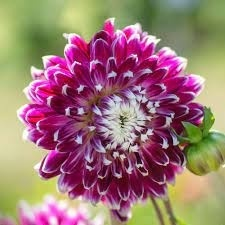
#> input picture Assets/flower.jpg, 225 x 225 px
$ python cv_edge_detection.py
#> lines starting #> are read from the running program, lines starting #| are printed output that depends on the picture; after the words box and inside, x2 and y2 are one past the last pixel; in counts of white or black regions, pixels touching at a corner belong together
# imports
import cv2

# import flower image
image = cv2.imread('../Assets/flower.jpg')
#> image is the input picture: shape (225, 225, 3); mean B, G, R 115.9, 120.6, 156.8

# show image
cv2.imshow('flower',image)

# show image in grayscale
image = cv2.cvtColor(image,cv2.COLOR_BGR2GRAY)
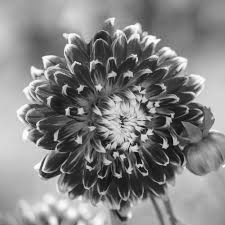
#> image: shape (225, 225); min 6, max 255, mean 130.9
cv2.imshow('flower_grayscale',image)

# write image
cv2.imwrite('../Assets/edges_flower.jpg',cv2.Canny(image,200,300))
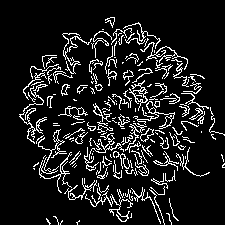
#> saved as edges_flower.jpg: shape (225, 225); 11.3% white in thin lines or dots, all inside (x1, y1, x2, y2) = (19, 17, 225, 225)

# show img after detecting edges
cv2.imshow('edges_flower', cv2.imread('../Assets/edges_flower.jpg'))

# wait for user to exit
cv2.waitKey(0)

# import dolphin img
image = cv2.imread('../Assets/dolphin.jpg')

# show image
cv2.imshow('flower',image)

# show image in grayscale
#> (the run stopped early here; a loop or call above may not have finished)
